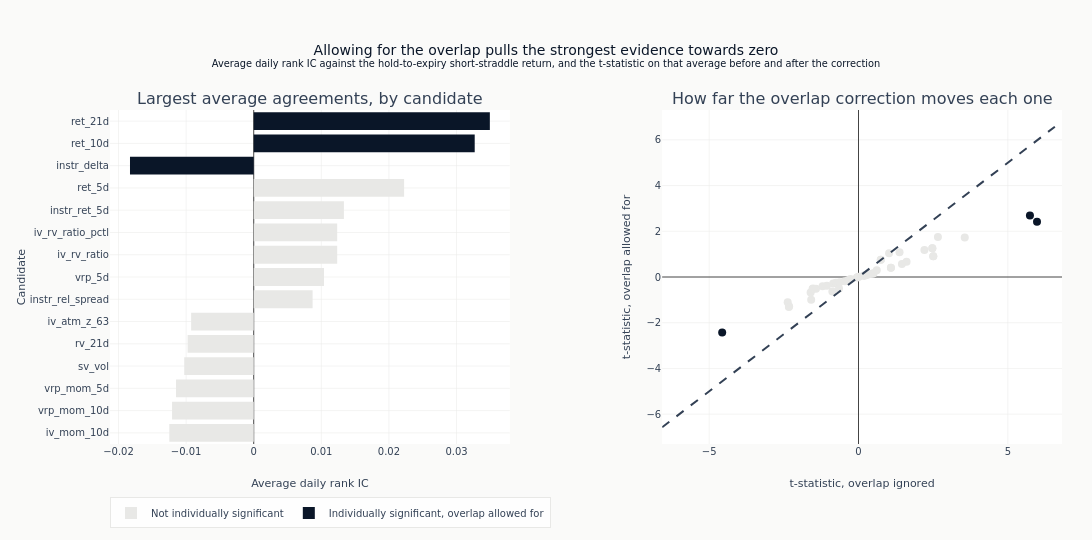

The notebook cell saved with this chart:
### Code cell
max_t = (
    max(
        float(eval_summary["naive_t"].abs().max() or 1.0),
        float(eval_summary["hac_t"].abs().max() or 1.0),
    )
    * 1.1
)
fig.add_trace(
    go.Scatter(
        x=[-max_t, max_t],
        y=[-max_t, max_t],
        mode="lines",
        line=dict(dash="dash", color=COLORS["neutral"]),
        showlegend=False,
    ),
    row=1,
    col=2,
)

fig.update_layout(
    template="ml4t",
    height=540,
    width=1100,
    title={
        "text": (
            "Allowing for the overlap pulls the strongest evidence towards zero"
            "<br><sup>Average daily rank IC against the hold-to-expiry short-straddle return, "
            "and the t-statistic on that average before and after the correction</sup>"
        )
    },
    margin=dict(l=110, r=30, t=110, b=60),
    legend=dict(orientation="h", y=-0.16, x=0),
)
fig.update_xaxes(title_text="Average daily rank IC", zeroline=True, row=1, col=1)
fig.update_xaxes(title_text="t-statistic, overlap ignored", row=1, col=2)
fig.update_yaxes(title_text="Candidate", row=1, col=1)
fig.update_yaxes(title_text="t-statistic, overlap allowed for", row=1, col=2)
show_plotly_with_alt(
    fig,
    "Two panels. On the left, a horizontal bar chart of the average daily rank IC by "
    "candidate, ordered by size, with only ret_21d, ret_10d and instr_delta shaded as "
    "individually significant once the overlap is allowed for and the other twelve left pale. "
    "On the right, a scatter of the t-statistic with the overlap ignored against the "
    "t-statistic with it allowed for, one point per candidate, with a dashed diagonal marking "
    "where the two would agree. Every point sits inside the diagonal, so each t-statistic "
    "shrinks towards zero; the three largest move the most, ret_21d from 6.0 to 2.4 and ret_10d "
    "from 5.7 to 2.7 on the positive side, instr_delta from -4.6 to -2.4 on the negative.",
)

### Figure 1 — Plotly figure (JSON) as saved in the notebook; plotly's stock layout.template omitted (floating-point values rounded to 4 significant figures)
{"data": [{"marker": {"color": "#e8e8e6"}, "name": "Not individually significant", "orientation": "h", "type": "bar", "x": [-0.01249, -0.01208, -0.01149, -0.01028, -0.009783, -0.009258, 0.00871, 0.0104, 0.01235, 0.01235, 0.01334, 0.02225], "xaxis": "x", "y": ["iv_mom_10d", "vrp_mom_10d", "vrp_mom_5d", "sv_vol", "rv_21d", "iv_atm_z_63", "instr_rel_spread", "vrp_5d", "iv_rv_ratio", "iv_rv_ratio_pctl", "instr_ret_5d", "ret_5d"], "yaxis": "y"}, {"marker": {"color": "#0a1628"}, "name": "Individually significant, overlap allowed for", "orientation": "h", "type": "bar", "x": [-0.01831, 0.03269, 0.03493], "xaxis": "x", "y": ["instr_delta", "ret_10d", "ret_21d"], "yaxis": "y"}, {"marker": {"color": "#e8e8e6", "size": 8}, "mode": "markers", "showlegend": false, "text": ["ret_5d", "instr_ret_5d", "iv_mom_10d", "iv_rv_ratio", "iv_rv_ratio_pctl", "vrp_mom_10d", "vrp_mom_5d", "vrp_5d", "sv_vol", "rv_21d", "iv_atm_z_63", "instr_rel_spread", "spread_pctl", "rv_5d", "iv_mom_5d", "ret_1d", "rv_10d", "vrp_10d", "sv_vrp", "instr_dte", "dte_normalized", "rv_63d", "vrp_21d", "vrp_21d_pctl", "rv_42d", "garch_vrp", "instr_ret_1d", "instr_pct_of_S", "instr_cost_mom_5d", "vrp_63d", "instr_theta", "iv_skew_atm", "instr_gamma", "iv_atm_z_252", "abs_net_delta", "instr_vega", "vrp_zscore_252", "put_iv", "garch_cond_vol", "iv_atm", "iv_atm_pctl", "vrp_42d", "call_iv", "iv_mom_21d", "theta_vega_ratio", "volume_zscore"], "type": "scatter", "x": [3.558, 2.659, -2.325, 2.504, 2.504, -2.371, -2.332, 2.207, -1.54, -1.524, -1.603, 2.472, 2.472, -1.423, -1.585, 1.374, -1.203, 1.609, 1.454, 0.7462, 0.7462, -0.8476, 1.085, 1.085, -0.7519, -1.059, 1.023, 0.5039, -0.6538, -0.6309, 0.4865, -0.875, 0.411, -0.4602, 0.6108, -0.2697, -0.3522, 0.2496, 0.3223, 0.1979, 0.1979, 0.2498, 0.1635, -0.05236, -0.03371, 0.01292], "xaxis": "x2", "y": [1.726, 1.752, -1.277, 0.9126, 0.9126, -1.105, -1.31, 1.182, -0.521, -0.5022, -0.6825, 1.26, 1.26, -0.5139, -0.9932, 1.087, -0.4075, 0.6652, 0.5701, 0.7534, 0.7534, -0.2808, 0.3995, 0.3995, -0.2543, -0.3875, 1.039, 0.1637, -0.499, -0.2341, 0.1484, -0.6353, 0.1262, -0.1896, 0.2945, -0.0846, -0.1412, 0.08104, 0.1082, 0.0642, 0.0642, 0.09195, 0.05302, -0.02154, -0.01129, 0.009972], "yaxis": "y2"}, {"marker": {"color": "#0a1628", "size": 8}, "mode": "markers", "showlegend": false, "text": ["ret_21d", "ret_10d", "instr_delta"], "type": "scatter", "x": [5.977, 5.741, -4.565], "xaxis": "x2", "y": [2.415, 2.693, -2.426], "yaxis": "y2"}, {"line": {"color": "#334155", "dash": "dash"}, "mode": "lines", "showlegend": false, "type": "scatter", "x": [-6.575, 6.575], "xaxis": "x2", "y": [-6.575, 6.575], "yaxis": "y2"}], "layout": {"annotations": [{"font": {"size": 16}, "showarrow": false, "text": "Largest average agreements, by candidate", "x": 0.21, "xanchor": "center", "xref": "paper", "y": 1.0, "yanchor": "bottom", "yref": "paper"}, {"font": {"size": 16}, "showarrow": false, "text": "How far the overlap correction moves each one", "x": 0.79, "xanchor": "center", "xref": "paper", "y": 1.0, "yanchor": "bottom", "yref": "paper"}], "height": 540, "legend": {"orientation": "h", "x": 0, "y": -0.16}, "margin": {"b": 60, "l": 110, "r": 30, "t": 110}, "title": {"text": "Allowing for the overlap pulls the strongest evidence towards zero<br><sup>Average daily rank IC against the hold-to-expiry short-straddle return, and the t-statistic on that average before and after the correction</sup>"}, "width": 1100, "xaxis": {"anchor": "y", "domain": [0.0, 0.42], "title": {"text": "Average daily rank IC"}, "zeroline": true}, "xaxis2": {"anchor": "y2", "domain": [0.58, 1.0], "title": {"text": "t-statistic, overlap ignored"}}, "yaxis": {"anchor": "x", "domain": [0.0, 1.0], "title": {"text": "Candidate"}}, "yaxis2": {"anchor": "x2", "domain": [0.0, 1.0], "title": {"text": "t-statistic, overlap allowed for"}}}}
